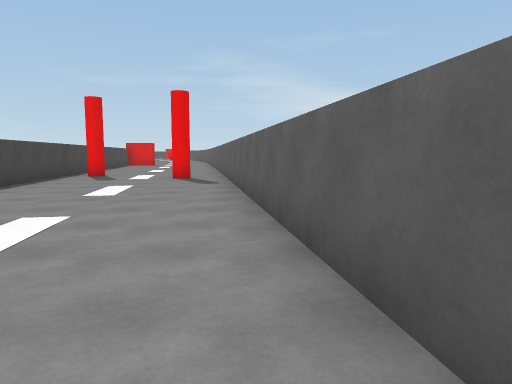
View 1 (above)

12 first-person views from a walk through a scene from a Unity 3-D project. The camera is 1.4 m above the floor, tilts 6° down and sees 70° across. The floor is counted in squares, 2 m on a side. Each view is taken from the middle of a square. On the plan, view 1 faces up. The plan holds only what a view shows up to about 11 squares ahead; the rest is blank. The place goes on beyond the plan. The player is left out. Surface patterns are stand-ins for the level's own textures.

View 2
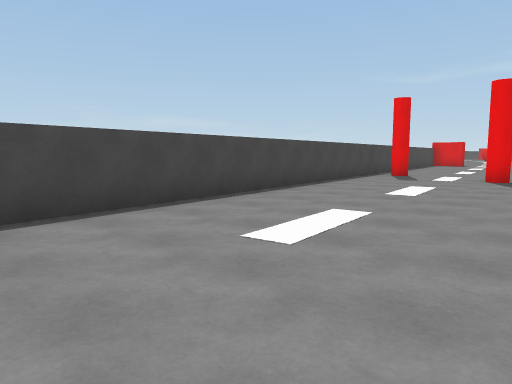

View 3
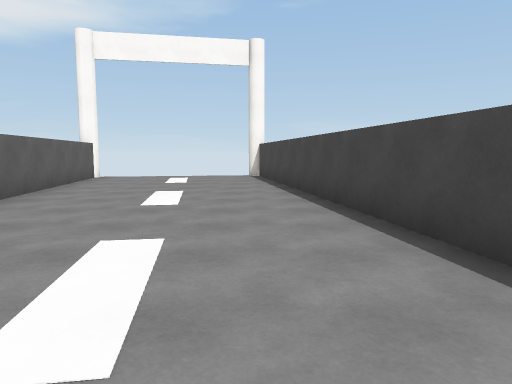

View 4
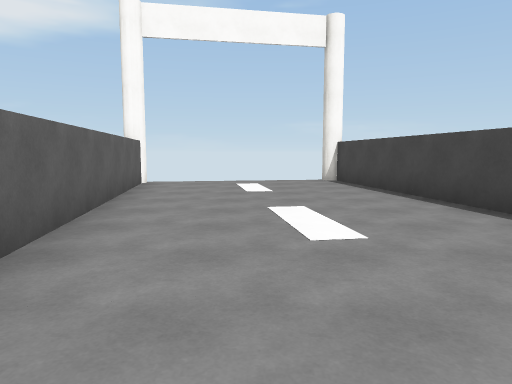

View 5
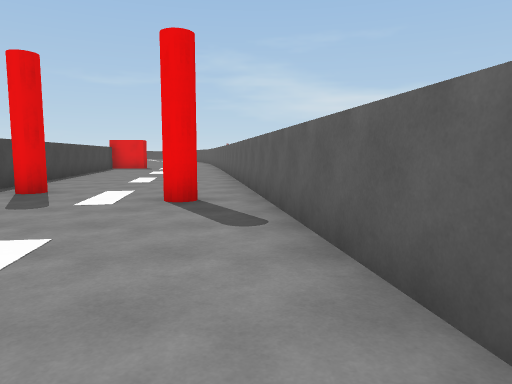

View 6
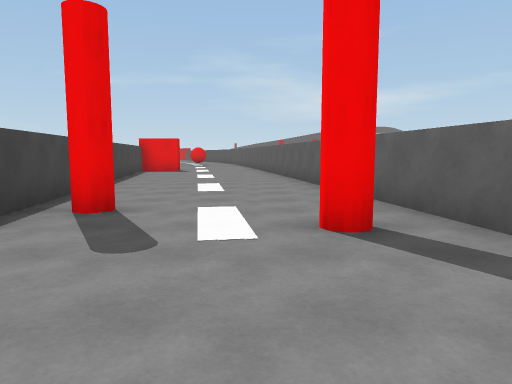

View 7
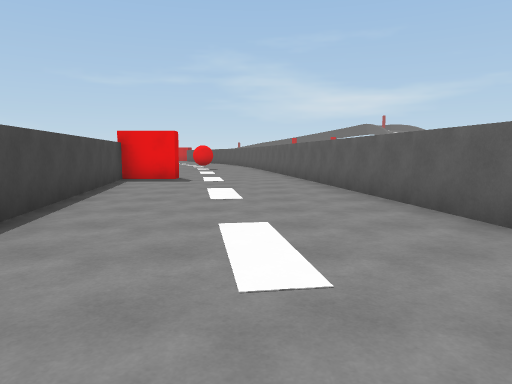

View 8
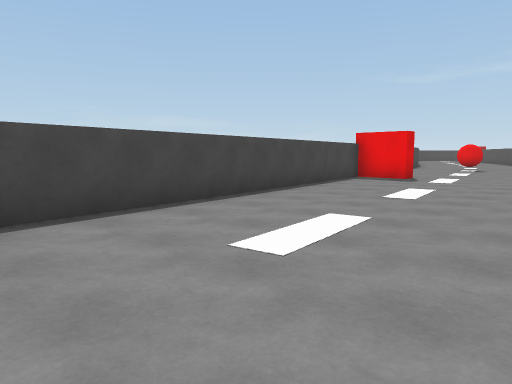

View 9
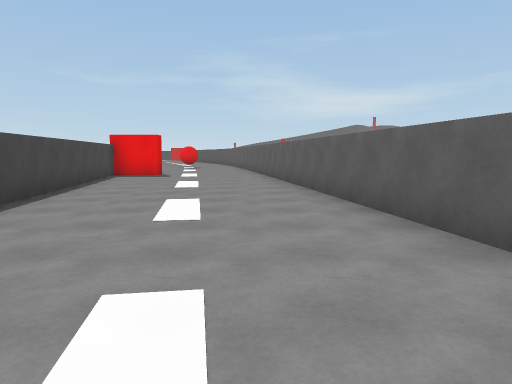

View 10
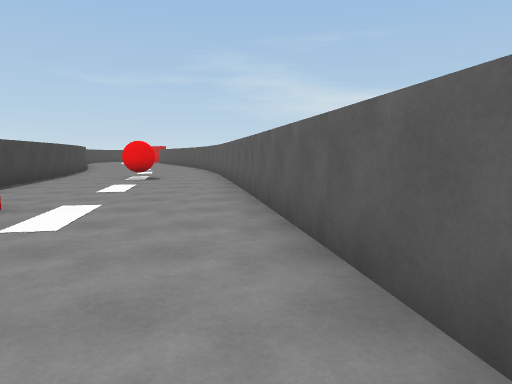

View 11
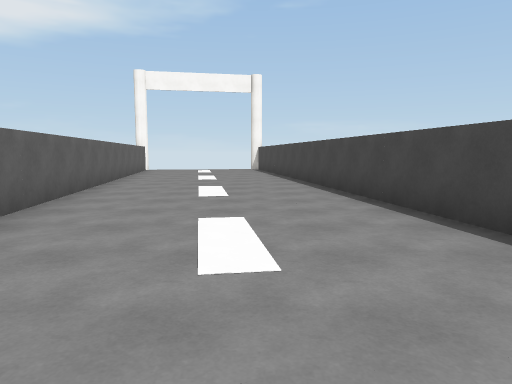

View 12
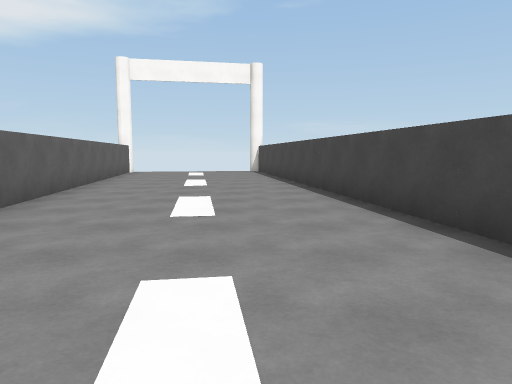

### Floor plan
Points are (right, up) in squares from view 1. A wall is a line through its corners. A room is listed if a view was taken in it or the views show most of it. See-through windows are left out.
Room 1 (views 1, 2, 3, 4, 5, 6, 9, 11, 12)
walls: (1.7, -5.7) (-1, 11.7); (-5.9, 11.2) (-3.1, -6.6)
ways out: opening at (-3, 11) to room 2; gap at (-3, -7); gap at (2, -6)
Room 2 (views 7, 8, 10)
walls: (-6.2, 22.6) (-6.2, 22.1) (-7.6, 22.1) (-5.9, 11.2); (-1, 11.7) (-2.9, 23.5)
ways out: opening at (-3, 11) to room 1

Where each view was taken, in squares from view 1:
view 1: 0 up, 0 right, facing up
view 2: 0 up, 0 right, facing up-left
view 3: 5 up, 3 left, facing down
view 4: 3 up, 1 left, facing down
view 5: 5 up, 1 left, facing up
view 6: 7 up, 3 left, facing up
view 7: 12 up, 4 left, facing up
view 8: 12 up, 2 left, facing up-left
view 9: 10 up, 3 left, facing up
view 10: 18 up, 3 left, facing up
view 11: 10 up, 3 left, facing down
view 12: 8 up, 3 left, facing down
